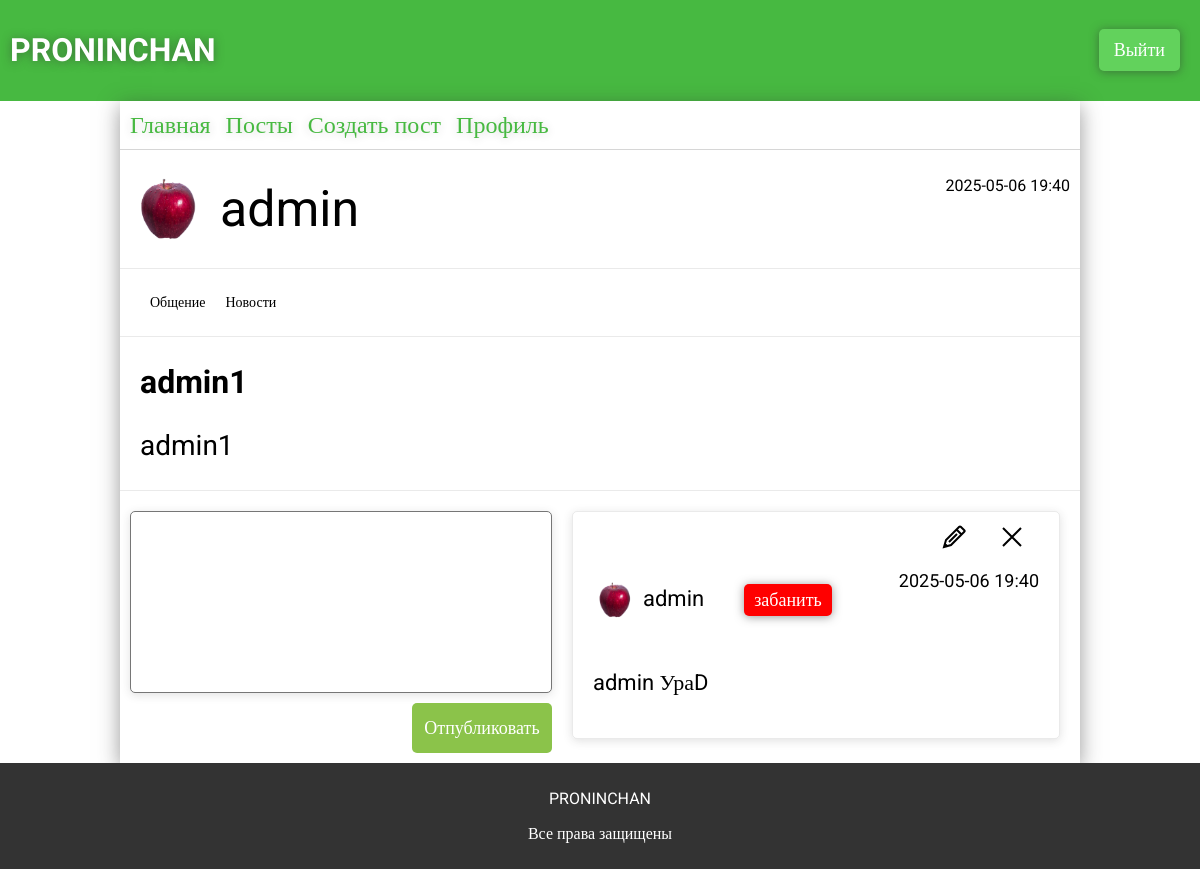
/post/1 (signed in), run on the app's committed database.
### app.py (models this page shows)
class Users(db.Model):
    __tablename__ = 'users'
    id = db.Column(db.Integer, primary_key=True)
    username = db.Column(db.String(32), unique=True, nullable=False)
    photo = db.Column(db.String(124))
    email = db.Column(db.String(64), unique=True, nullable=False)
    password = db.Column(db.String(30), nullable=False)
    access = db.Column(db.String(64), nullable=False, default='user')
    all_posts = db.relationship("ForumPosts", backref="user_author", cascade="all, delete-orphan")
    all_comments = db.relationship("ForumComments", backref="user_author")

class ForumPosts(db.Model):
    __tablename__ = 'forum_posts'
    id = db.Column(db.Integer, primary_key=True)
    user_id = db.Column(db.Integer, db.ForeignKey('users.id'), nullable=False)
    theme = db.Column(db.String(124), nullable=False)
    text = db.Column(db.Text, nullable=False)
    section_id = db.Column(db.Integer, db.ForeignKey('forum_sections.id'), nullable=False)
    category_id = db.Column(db.Integer, db.ForeignKey('forum_categories.id'), nullable=False)
    created_at = db.Column(db.DateTime, default=datetime.now)
    user = db.relationship("Users", backref="posts")
    sections = db.relationship("ForumSections")
    categories = db.relationship("ForumCategory")
    all_comments = db.relationship("ForumComments", backref="forum_post", cascade="all, delete-orphan")

class ForumSections(db.Model):
    __tablename__ = 'forum_sections'
    id = db.Column(db.Integer, primary_key=True)
    section = db.Column(db.String(32), unique=True, nullable=False)
    category = db.relationship('ForumCategory', backref='section', lazy=True)
    posts = db.relationship('ForumPosts', backref='section', lazy=True)

class ForumCategory(db.Model):
    __tablename__ = 'forum_categories'
    id = db.Column(db.Integer, primary_key=True)
    category = db.Column(db.String(32), unique=True, nullable=False)
    section_id = db.Column(db.Integer, db.ForeignKey('forum_sections.id'), nullable=False)
    posts = db.relationship('ForumPosts', backref='category', lazy=True)

class ForumComments(db.Model):
    __tablename__ = 'forum_comments'
    id = db.Column(db.Integer, primary_key=True)
    user_id = db.Column(db.Integer, db.ForeignKey('users.id'), nullable=False)
    text = db.Column(db.Text, nullable=False)
    created_at = db.Column(db.DateTime, default=datetime.now)
    post_id = db.Column(db.Integer, db.ForeignKey('forum_posts.id'), nullable=False)
    user = db.relationship("Users", backref="comments")
    post = db.relationship('ForumPosts', backref='comments')

### app.py (the view)
@app.route('/post/<int:post>', methods=['GET','POST'])
def post(post):
    comments = ForumComments.query.filter_by(post_id=post).order_by(ForumComments.created_at.desc()).all()
    sections = ForumSections.query.all()
    category = ForumCategory.query.all()
    posts = ForumPosts.query.all()
    post = ForumPosts.query.get_or_404(post)
    if 'user' in session:
        try:
            access = (Users.query.filter_by(id=session['user']).first()).access
        except:
            return redirect(url_for('logout'))
        return render_template('post.html', post=post, posts=posts, category=category, sections=sections, comments=comments, access=access)
    else:
        return render_template('post.html', post=post, posts=posts, category=category, sections=sections, comments=comments)

### templates/post.html (shortened to what this page needs)
{% extends 'main.html' %}
{% block main %}
<link rel="stylesheet" href="{{url_for('static', filename='css/post.css')}}">
    <div class="post-created">
        <div>
            <img src="{{ url_for('static', filename=post.user.photo) if post.user.photo else url_for('static', filename='img/person.svg') }}" alt="">
            <p>{{post.user.username}}</p>
        </div>
        <p>{{post.created_at.strftime('%Y-%m-%d %H:%M')}}</p>
    </div>
    <div class="post-main">
        <div>
            <p>{{post.sections.section}}</p>
            <p>{{post.categories.category}}</p>
        </div>
        <h2>{{post.theme}}</h2>
        <p>{{post.text}}</p>
    </div>
    <div class="post-comments">
        {% if session['user'] %}
            <form id="comment-form">
                <textarea name="comment" required></textarea>
                <button type="submit">Отпубликовать</button>
            </form>
        {% endif %}
        <div class="comments">
            {% for comment in comments %}
            <div class="comments-comment" id="comment-{{comment.id}}">
                {% if session['user'] == comment.user_id or access == 'admin' %}
                <div class="comments-comment-edit">
                    {% if session['user'] == comment.user_id %}
                    <img src="../static/img/Edit.svg" alt="" class="edit-comment" id="comment-{{comment.id}}" data-comment-id="{{comment.id}}">
                    {% endif %}
                    <img src="../static/img/Close.svg" alt="" class="delete-comment" data-comment-id="{{comment.id}}">
                </div>
                {% endif %}
                <div class="comments-comment-title">
                    <div>
                        <img src="{{ url_for('static', filename=post.user.photo) if post.user.photo else url_for('static', filename='img/person.svg') }}" alt="">
                        <p class="user-{{post.user.id}}">{{post.user.username}}{% if access == 'admin' %}<button class="ban-button" value="{{post.user.id}}" data-user="{{post.user.username}}">забанить</button>{% endif %}</p>
                    </div>
                    <p class="comment-created">{{comment.created_at.strftime('%Y-%m-%d %H:%M')}}</p>
                </div>
                <p class="comment-text" data-text="{{comment.text}}">{{comment.text | truncate(100, True, '...')}}</p>
            </div>
            {% endfor %}
        </div>
    </div>
{% endblock %}

### static/css/base.css (style rules this page uses)
* { font-family: "Roboto"; }
body { margin: 0; padding: 0; display: flex; flex-direction: column; min-height: 100vh; }
.ban-button { margin-left: 40px; padding: 5px 10px; border: none; border-radius: 5px; background-color: red; color: white; margin-right: 10px; font-size: 18px; cursor: pointer; transition: 0.3s ease; box-shadow: 0 1px 10px rgba(51, 51, 51, 0.5); }

### static/css/post.css (style rules this page uses)
.post-created { display: flex; justify-content: space-between; padding: 10px; border-bottom: 1px solid rgba(51, 51, 51, 0.1); }
.post-created div { display: flex; align-items: center; }
.post-created div img { width: 70px; height: 70px; border-radius: 50%; overflow: hidden; -o-object-fit: cover; object-fit: cover; }
.post-created div p { font-size: 50px; margin: 20px; }
.post-main { flex: 1; }
.post-main div { display: flex; border-bottom: 1px solid rgba(51, 51, 51, 0.1); padding: 20px; }
.post-main div p { font-size: 14px; margin: 5px 10px; }
.post-main h2 { margin-left: 20px; font-size: 32px; }
.post-main p { margin-left: 20px; font-size: 28px; }
.post-comments { border-top: 1px solid rgba(51, 51, 51, 0.1); padding: 10px; display: flex; }
.post-comments form { width: -moz-fit-content; width: fit-content; display: flex; flex-direction: column; justify-content: right; padding-right: 20px; }
.post-comments form textarea { width: 400px; height: 160px; padding: 10px; border-radius: 5px; box-shadow: 0 2px 10px rgba(51, 51, 51, 0.15); resize: none; font-size: 16px; }
.post-comments form button { border: none; background-color: #8BC34A; color: white; font-size: 18px; height: 50px; width: 140px; margin-top: 10px; margin-left: auto; border-radius: 5px; }
.post-comments .comments { width: 100%; }
.post-comments .comments .comments-comment { position: relative; margin-top: 10px; margin-right: 10px; padding: 20px; border-radius: 5px; border: 1px solid rgba(51, 51, 51, 0.1); box-shadow: 0 2px 10px rgba(51, 51, 51, 0.15); }
.post-comments .comments .comments-comment .comments-comment-edit { position: absolute; right: 20px; top: 13px; }
.post-comments .comments .comments-comment .comments-comment-edit img { width: 24px; margin: 0 15px; transition: 0.2s ease; }
.post-comments .comments .comments-comment .comments-comment-title { display: flex; justify-content: space-between; font-size: 14px; margin-top: 20px; }
.post-comments .comments .comments-comment .comments-comment-title div { display: flex; align-items: center; font-size: 22px; margin: 10px 0; }
.post-comments .comments .comments-comment .comments-comment-title div img { width: 40px; height: 40px; border-radius: 50%; overflow: hidden; -o-object-fit: cover; object-fit: cover; margin-right: 10px; }
.post-comments .comments .comments-comment .comment-text { font-size: 22px; }
.post-comments .comments .comments-comment .comment-created { font-size: 18px; }

### data on the page
Users: photo (picture), user.username "admin"
ForumPosts: created_at "2025-05-06 19:40", theme "admin1", text "admin1"
ForumSections: sections.section "Общение"
ForumCategory: categories.category "Новости"
ForumComments: photo (picture), created_at "2025-05-06 19:40", text "admin УраD"
